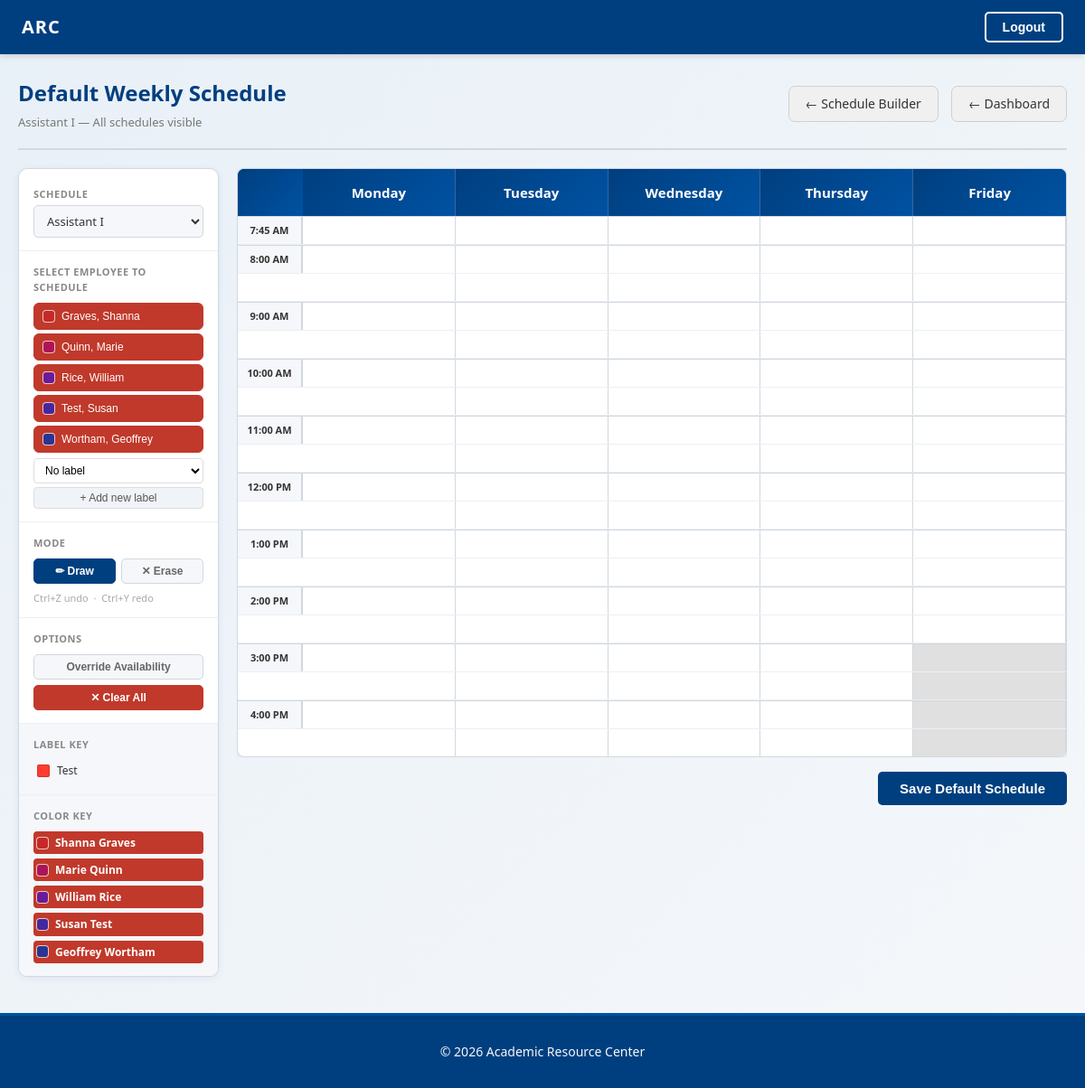
The app's page /schedule/default/ (signed in) with its own data.
### scheduling/models.py (models this page shows)
class Schedule(models.Model):
    name = models.CharField(max_length=100, unique=True)
    color = models.CharField(max_length=7, default='#003F7F')
    schedulers = models.ManyToManyField(
        settings.AUTH_USER_MODEL,
        blank=True,
        related_name='scheduler_of'
    )
    members = models.ManyToManyField(
        settings.AUTH_USER_MODEL,
        blank=True,
        related_name='member_of'
    )
    def __str__(self):
        return self.name

### account/models.py (models this page shows, shortened)
class Employee(AbstractUser):
    class Role(models.TextChoices):
        ASSISTANT_I = 'ASSISTANT_I', 'Assistant I'
        ASSISTANT_II = 'ASSISTANT_II', 'Assistant II'
        TUTOR = 'TUTOR', 'Tutor'
        LIBRARY = 'LIBRARY','Library Staff'
    birthdate = models.DateField(null=True, blank=True)
    part_time = models.BooleanField(default=True)
    role = models.CharField(
        max_length=20,
        choices=Role.choices,
        default=Role.TUTOR,
    )
    is_admin = models.BooleanField(default=False)
    desired_weekly_hours = models.FloatField(
        null=True, blank=True, validators=[MinValueValidator(0)]
    )
    wants_lunch_break = models.BooleanField(default=False)
    availability_override_until = models.DateField(null=True, blank=True)

### scheduling/views.py (the view, shortened to what this page needs)
# urls.py: path('schedule/default/', views.default_schedule_builder, name='default_schedule_builder'),
@login_required
@user_passes_test(_is_scheduler_or_admin)
def default_schedule_builder(request):
    from account.models import Employee
    is_admin = request.user.is_admin
    if is_admin:
        allowed_schedules = list(Schedule.objects.all().order_by('name'))
    else:
        allowed_schedules = list(request.user.scheduler_of.all().order_by('name'))
    schedule_pk_param = (
        request.POST.get('active_schedule_pk')
        or request.GET.get('schedule')
        or (str(allowed_schedules[0].pk) if allowed_schedules else '')
    )
    active_schedule = next((s for s in allowed_schedules if str(s.pk) == schedule_pk_param), None)
    if not active_schedule and allowed_schedules:
        active_schedule = allowed_schedules[0]
        schedule_pk_param = str(active_schedule.pk)
    if active_schedule:
        visible_employees = list(
            Employee.objects.filter(member_of=active_schedule)
            .distinct().order_by('last_name', 'first_name')
        )
    else:
        visible_employees = []
    employee_colors = {
        e.pk: EMPLOYEE_PALETTE[i % len(EMPLOYEE_PALETTE)]
        for i, e in enumerate(visible_employees)
    }
    employee_desired_hours = {
        str(e.pk): e.desired_weekly_hours for e in visible_employees
    }
    employee_wants_lunch = {
        str(e.pk): e.wants_lunch_break for e in visible_employees
    }
    avail_data = {}
    avail_minutes_by_user = {}
    if visible_employees:
        all_avail = WeeklyAvailability.objects.filter(user__in=visible_employees).order_by('start_time')
    low_availability_flags = {
        e.pk: (avail_minutes_by_user.get(e.pk, 0) / 60) < MIN_AVAILABILITY_HOURS
        for e in visible_employees
    }
    conflict_data = {}
    other_default_qs = WeeklySchedule.objects.none()
    if visible_employees:
        other_default_qs = WeeklySchedule.objects.filter(
            user__in=visible_employees,
        ).exclude(schedule=active_schedule)
        for blk in other_default_qs.select_related('user', 'schedule'):
            conflict_data.setdefault(str(blk.user_id), []).append({
                'date': blk.day_of_week,
                'start': blk.start_time.strftime('%H:%M'),
                'end': blk.end_time.strftime('%H:%M'),
                'schedule': blk.schedule.name,
                'schedule_color': blk.schedule.color,
            })
    parttime_flags = {}
    other_hours_map = {}
    for emp in visible_employees:
        is_pt = emp.part_time
        parttime_flags[emp.pk] = is_pt
        if is_pt:
            total_mins = sum(
                (blk.end_time.hour * 60 + blk.end_time.minute)
                - (blk.start_time.hour * 60 + blk.start_time.minute)
                for blk in other_default_qs.filter(user=emp)
            )
            other_hours_map[emp.pk] = round(total_mins / 60, 2)
        else:
            other_hours_map[emp.pk] = 0
    day_hours = _default_day_hours()
    grid_start = min(h[0] for h in day_hours.values())
    grid_end = max(h[1] for h in day_hours.values())
    slots = _build_time_slots(grid_start, grid_end)
    lead_in_slot_key = f"{slots[0].hour:02d}_{slots[0].minute:02d}" if slots else None
    date_day_map = {code: code for code, _label in DEFAULT_BUILDER_DAYS}
    blocks = list(
        WeeklySchedule.objects.filter(schedule=active_schedule).select_related('user')
    ) if active_schedule else []
    cell_state = {}
    label_day_slots = {}
    for (day_code, sk), assignments in cell_state.items():
        for lbl in {a['label'] or '' for a in assignments}:
            key = (day_code, lbl)
            label_day_slots[key] = label_day_slots.get(key, 0) + 1
    for (day_code, sk), assignments in cell_state.items():
        assignments.sort(key=lambda a: (
            -label_day_slots.get((day_code, a['label'] or ''), 0),
            a['label'] or '',
            a['emp_pk'],
        ))
    col_template = f"72px repeat({len(DEFAULT_BUILDER_DAYS)}, 1fr)"
    day_header_cols = [{'code': code, 'label': label} for code, label in DEFAULT_BUILDER_DAYS]
    grid = []
    for idx, slot in enumerate(slots):
        sk = f"{slot.hour:02d}_{slot.minute:02d}"
        cells = []
        for day_code, _label in DEFAULT_BUILDER_DAYS:
            dh_start, dh_end = day_hours[day_code]
            in_hours = dh_start <= slot < dh_end
            inp_name = f"slot_{day_code}_{sk}"
            cells.append({
                'day_code': day_code,
                'in_hours': in_hours,
                'assignments': cell_state.get((day_code, sk), []),
                'inp_name': inp_name,
                'inp_id': f"inp_{day_code}_{sk}",
            })
        grid.append({
            'time': slot, 'slot_key': sk,
            'display': _slot_display(slot),
            'show_label': slot.minute == 0 or idx == 0,
            'cells': cells,
        })
    schedule_labels_data = []
    if active_schedule:
        schedule_labels_data = list(
            ShiftLabel.objects.filter(schedule=active_schedule).values('pk', 'name', 'color')
        )
    employee_initials = {
        str(e.pk): (e.first_name[:1] + e.last_name[:1]).upper()
        for e in visible_employees
    }
    return render(request, 'scheduling/default_schedule_builder.html', {
        'col_template': col_template,
        'day_header_cols': day_header_cols,
        'grid': grid,
        'allowed_schedules': allowed_schedules,
        'visible_employees': visible_employees,
        'employee_colors': employee_colors,
        'employee_colors_json': json.dumps(employee_colors),
        'active_schedule': active_schedule,
        'active_schedule_pk': schedule_pk_param,
        'employee_availability_json': json.dumps(avail_data),
        'employee_conflicts_json': json.dumps(conflict_data),
        'date_day_map_json': json.dumps(date_day_map),
        'employee_is_parttime_json': json.dumps({str(k): v for k, v in parttime_flags.items()}),
        'employee_other_hours_json': json.dumps({str(k): v for k, v in other_hours_map.items()}),
        'employee_desired_hours_json': json.dumps(employee_desired_hours),
        'employee_wants_lunch_json': json.dumps(employee_wants_lunch),
        'low_availability_flags': low_availability_flags,
        'min_availability_hours': MIN_AVAILABILITY_HOURS,
        'schedule_labels_json': json.dumps(schedule_labels_data),
        'employee_initials_json': json.dumps(employee_initials),
        'is_admin': is_admin,
    })

### account/templatetags/custom_filters.py (called while the page is built)
@register.filter
def dict_lookup(dictionary, key):
    if dictionary is None:
        return None
    return dictionary.get(key, [])

### scheduling/views.py (called while the page is built)
def _shift_earlier(t, minutes):
    total = max(t.hour * 60 + t.minute - minutes, 0)
    return time(total // 60, total % 60)

def _build_time_slots(start_time, end_time):
    slots = []
    current = start_time
    step = LEAD_IN_MINUTES
    while current < end_time:
        slots.append(current)
        total_minutes = current.hour * 60 + current.minute + step
        current = time(total_minutes // 60, total_minutes % 60)
        step = SLOT_MINUTES
    return slots

def _slot_display(t):
    h, m = t.hour, t.minute
    if h == 0:
        return f"12:{m:02d} AM"
    elif h < 12:
        return f"{h}:{m:02d} AM"
    elif h == 12:
        return f"12:{m:02d} PM"
    else:
        return f"{h - 12}:{m:02d} PM"

def _is_scheduler_or_admin(user):
    return user.is_authenticated and (
        user.is_admin or user.scheduler_of.exists()
    )

def _default_day_hours():
    oh_by_day = {oh.day_of_week: oh for oh in OperatingHours.objects.all()}
    day_hours = {}
    for day_code, _label in DEFAULT_BUILDER_DAYS:
        oh = oh_by_day.get(day_code)
        start, end = (oh.start_time, oh.end_time) if oh else (time(8, 0), time(17, 0))
        day_hours[day_code] = (_shift_earlier(start, LEAD_IN_MINUTES), end)
    return day_hours

### scheduling/templates/scheduling/default_schedule_builder.html (shortened to what this page needs)
{% extends "dashboard/base.html" %}
{% load custom_filters %}
{% block content %}
<div class="sb2-page">
  <div class="sb2-topbar">
    <div class="sb2-topbar-left">
      <h1 class="sb2-title">Default Weekly Schedule</h1>
      <p class="sb2-subtitle">
        {% if active_schedule %}{{ active_schedule }}{% else %}Select a schedule{% endif %}
        {% if is_admin %}&mdash; All schedules visible{% endif %}
      </p>
    </div>
    <div class="sb2-topbar-right">
      <a href="{% url 'scheduling:schedule_builder' %}?schedule={{ active_schedule_pk }}" class="btn btn-secondary" id="nav-builder">← Schedule Builder</a>
      <a href="{% url 'dashboard:dashboard' %}" class="btn btn-secondary" id="nav-dashboard">← Dashboard</a>
    </div>
  </div>
  <div class="sb2-body">
    <div class="sb2-sidebar">
      <div class="sb2-sidebar-section">
        <label class="sb2-sidebar-label" for="schedule-select">Schedule</label>
        <select id="schedule-select" class="sb2-select">
          {% for sched in allowed_schedules %}
          <option value="{{ sched.pk }}"
                  data-url="?schedule={{ sched.pk }}"
                  {% if sched.pk|stringformat:'s' == active_schedule_pk %}selected{% endif %}>
            {{ sched.name }}
          </option>
          {% endfor %}
        </select>
      </div>
      <div class="sb2-sidebar-section">
        <div class="sb2-sidebar-label">Select Employee to Schedule</div>
        <div id="emp-list" class="sb2-emp-list">
          {% for emp in visible_employees %}
          <button type="button"
                  class="sb2-emp-pill {% if low_availability_flags|dict_lookup:emp.pk %}sb2-emp-pill-warning{% endif %}"
                  data-emp="{{ emp.pk }}"
                  style="--emp-color: {{ employee_colors|dict_lookup:emp.pk }};"
                  {% if low_availability_flags|dict_lookup:emp.pk %}title="Has not marked the minimum {{ min_availability_hours }} hours of availability"{% endif %}
                  onclick="selectEmployee('{{ emp.pk }}', '{{ employee_colors|dict_lookup:emp.pk }}')">
            <span class="sb2-emp-swatch" style="background:{{ employee_colors|dict_lookup:emp.pk }};"></span>
            {{ emp.last_name }}, {{ emp.first_name }}
          </button>
          {% empty %}
          <p class="sb2-no-emp">No employees in this schedule.</p>
          {% endfor %}
        </div>
        <div id="label-input-wrap" style="margin-top:6px;">
          <div style="display:flex;gap:4px;align-items:center;">
            <select id="active-label-select"
                    style="flex:1;min-width:0;box-sizing:border-box;padding:5px 8px;font-size:12px;border:1px solid #ddd;border-radius:4px;background:#fff;">
              <option value="">No label</option>
            </select>
          </div>
          <button type="button" id="add-label-btn" onclick="showAddLabel()"
                  style="margin-top:4px;width:100%;padding:4px 8px;font-size:12px;background:#f0f4f8;color:#555;border:1px solid #ddd;border-radius:4px;cursor:pointer;">
            + Add new label
          </button>
        </div>
      </div>
      <div class="sb2-sidebar-section">
        <div class="sb2-sidebar-label">Mode</div>
        <div class="sb2-mode-btns">
          <button type="button" id="mode-draw"  class="sb2-mode-btn sb2-mode-active" onclick="setMode('draw')">✏ Draw</button>
          <button type="button" id="mode-erase" class="sb2-mode-btn"                 onclick="setMode('erase')">✕ Erase</button>
        </div>
        <p class="sb2-mode-hint">Ctrl+Z undo &nbsp;·&nbsp; Ctrl+Y redo</p>
      </div>
      <div class="sb2-sidebar-section">
        <div class="sb2-sidebar-label">Options</div>
        <button type="button" id="toggle-override" class="sb2-override-btn" onclick="toggleOverride()">
          Override Availability
        </button>
        <button type="button" class="sb2-override-btn sb2-clear-all-btn" onclick="clearAll()" style="margin-top:6px;background:#c0392b;color:#fff;border-color:#c0392b;">
          ✕ Clear All
        </button>
      </div>
      <div class="sb2-sidebar-section sb2-key-section" id="label-key-section" style="display:none;">
        <div class="sb2-sidebar-label">Label Key</div>
        <div class="sb2-key-list" id="label-key-list"></div>
      </div>
      <div class="sb2-sidebar-section sb2-key-section">
        <div class="sb2-sidebar-label">Color Key</div>
        <div class="sb2-key-list">
          {% for emp in visible_employees %}
          <div class="sb2-key-item {% if low_availability_flags|dict_lookup:emp.pk %}sb2-key-item-warning{% endif %}" data-emp-key="{{ emp.pk }}"
               {% if low_availability_flags|dict_lookup:emp.pk %}title="Has not marked the minimum {{ min_availability_hours }} hours of availability"{% endif %}>
            <span class="sb2-key-swatch" style="background:{{ employee_colors|dict_lookup:emp.pk }};"></span>
            <span class="sb2-key-name">{{ emp.first_name }} {{ emp.last_name }}</span>
          </div>
          {% endfor %}
        </div>
      </div>
    </div>
    <div class="sb2-grid-wrap">
      <form method="post" id="schedule-form">
        <div class="sb2-calendar-scroll">
        <div class="sb2-calendar hourly-calendar">
          <div class="calendar-header" style="grid-template-columns: {{ col_template }};">
            <div class="hour-column"></div>
            {% for day in day_header_cols %}
            <div class="day-header">
              <span class="day-full">{{ day.label }}</span>
            </div>
            {% endfor %}
          </div>
          <div class="calendar-grid">
            {% for row in grid %}
            <div class="calendar-row {% if row.show_label %}hour-row{% endif %}"
                 style="grid-template-columns: {{ col_template }};">
              <div class="hour-label {% if not row.show_label %}label-hidden{% endif %}">
                {% if row.show_label %}{{ row.display }}{% endif %}
              </div>
              {% for cell in row.cells %}
              <div class="hour-cell sb2-cell {% if cell.in_hours %}sb2-in-hours{% else %}out-of-hours{% endif %}"
                   data-date="{{ cell.day_code }}"
                   data-slot="{{ row.slot_key }}"
                   data-inp-name="{{ cell.inp_name }}"
                   {% if row.show_label %}data-hour-boundary="1"{% endif %}
                   id="{{ cell.inp_id }}__cell"
                   style="position:relative;">
              </div>
              {% endfor %}
            </div>
            {% endfor %}
          </div>
        </div>
        </div>
        <div class="sb2-form-actions">
          <button type="submit" class="btn btn-primary sb2-save-btn">Save Default Schedule</button>
        </div>
      </form>
    </div>
  </div>
</div>
{% endblock %}

### records on screen
Schedule: name "Assistant I"
Employee: last_name "Graves", first_name "Shanna"
Employee: last_name "Quinn", first_name "Marie"
Employee: last_name "Rice", first_name "William"
Employee: last_name "Test", first_name "Susan"
Employee: last_name "Wortham", first_name "Geoffrey"

### other values on screen
{{ day.label }} "Monday" "Tuesday" "Wednesday" "Thursday" "Friday"
{{ row.display }} "7:45 AM" "8:00 AM" "9:00 AM" "10:00 AM" "11:00 AM" "12:00 PM" "1:00 PM" "2:00 PM" "3:00 PM" "4:00 PM"
form field value "Assistant I"
